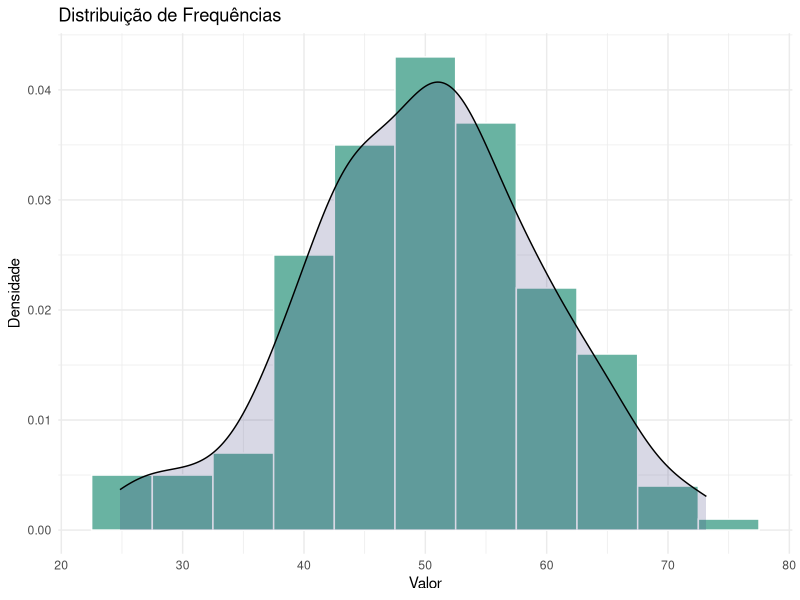

This chart was generated by the following R code:
## ---- chunk 1
#| label: fig-exemplo
#| fig-cap: "Exemplo de Histograma com Curva de Densidade"
library(ggplot2)

data <- data.frame(valores = rnorm(200, mean = 50, sd = 10))

ggplot(data, aes(x = valores)) +
  geom_histogram(aes(y = ..density..), binwidth = 5, fill = "#69b3a2", color = "white") +
  geom_density(alpha = .2, fill = "#404080") +
  theme_minimal() +
  labs(title = "Distribuição de Frequências", x = "Valor", y = "Densidade")
